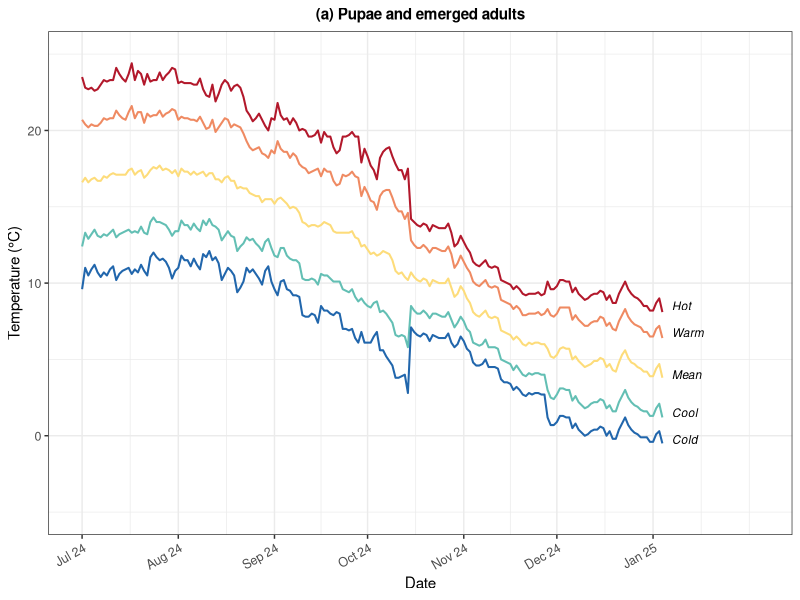
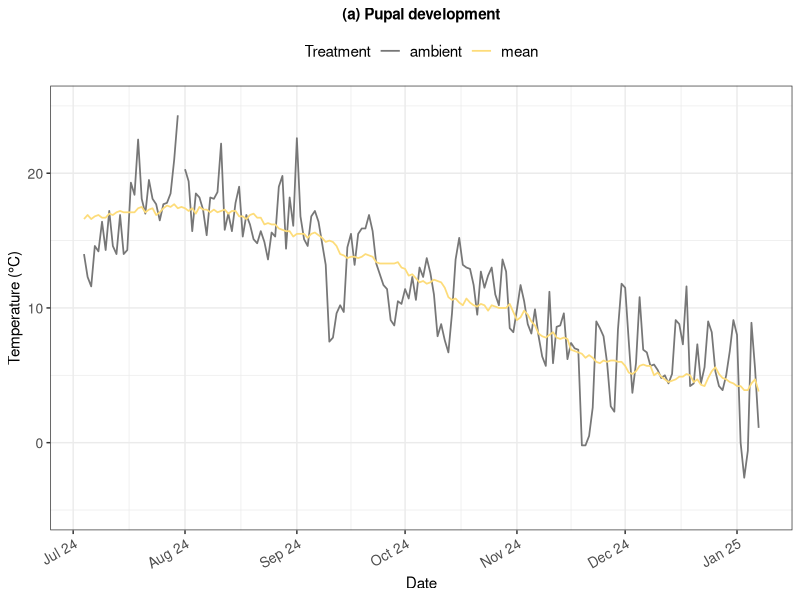

Source code (R) for these figures, in order:
#### DESCRIPTION ####

# This script cleans the pupal temperature treatment data and then plots (i) the
# experimental treatments and (ii) the mean and ambient treatments 

#### SET UP ####

# packages
library(here)
library(tidyverse)

# data
pupa_temperature_treatments <- read.csv(here("data_files", "pupa_temperature_treatments_daily.csv"))

# set up a common colour palette for plots
temperature_treatment_colours <- c("cold" = "#2166AC",
                                   "cool" = "#63BFB4",
                                   "mean" = "#FDDC7A",
                                   "warm" = "#EF8A62", 
                                   "hot" = "#B2182B",
                                   "ambient" = "#777777")

#### CLEAN #### 

# subset the temperature data to select the date, rounded columns and rename them 
temperatures <- pupa_temperature_treatments %>%
  subset(select = c(date,
                    ambient_rounded, 
                    cold_rounded, 
                    cool_rounded,
                    mean_rounded, 
                    warm_rounded, 
                    hot_rounded)) %>%
  rename(ambient = ambient_rounded, 
         cold = cold_rounded, 
         cool = cool_rounded, 
         mean = mean_rounded, 
         warm = warm_rounded, 
         hot = hot_rounded) %>%
  drop_na

# change to long format 
temperatures_long <- temperatures %>%
  pivot_longer(cols = -date,
               names_to = "treatment",
               values_to = "temperature")

# reorder the temperature treatments for plotting 
temperatures_long$treatment <- factor(temperatures_long$treatment, 
                                      levels = c("hot", "warm", "mean", "cool", "cold", "ambient"))

# convert data from a character to a date 
temperatures_long$date <- as.Date(temperatures_long$date, format = "%d/%m/%Y")
 
#### PLOT ####

# filter for the experimental treatments 
experimental_temperatures <- temperatures_long %>%
  filter(treatment %in% c("cold", "cool", "mean", "warm", "hot"))

# make a data frame to label the treatments 
label_df_pupae <- data.frame(
  x = as.Date("2025-01-10"),
  y = c(8.5, 6.75, 4, 1.5, -0.25),
  group = c("Hot", "Warm", "Mean", "Cool", "Cold"))

# plot the experimental treatments as individual lines
pupa_temperature_treatments_experimental_plot <- ggplot(experimental_temperatures, 
                                                   aes(x = date, 
                                                       y = temperature, 
                                                       colour = treatment)) + 
  geom_line(linewidth = 0.7) + 
  labs(title = "(a) Pupae and emerged adults",
       x = "Date",
       y = "Temperature (°C)",
       color = "Treatment") +
  geom_text(data = label_df_pupae,
            aes(x = x, 
                y = y, 
                label = group, 
                color = group),
            fontface = "italic",
            hjust = 0,
            size = 3,
            colour = "black") +
  expand_limits(x = as.Date("2025-01-17")) +
  scale_colour_manual(values = temperature_treatment_colours) +
  scale_x_date(breaks = seq(as.Date("2024-07-04"),
                            as.Date("2025-01-08"), 
                            by = "1 month"),
               date_labels = "%b %y",
               limits = c(as.Date("2024-07-04"),
                          as.Date("2025-02-07"))) +
  scale_y_continuous(limits = c(-5,25)) +
  theme_bw() + 
  theme(plot.title = element_text(hjust = 0.5, 
                                  face = "bold",
                                  size = 11),
        axis.title = element_text(size = 11),
        axis.text = element_text(size = 9),
        axis.text.x = element_text(angle = 30, hjust = 1),
        legend.position = "none")  

# look at the output
pupa_temperature_treatments_experimental_plot

#### MEAN vs AMBIENT ####

# filter for the mean and ambient treatments 
mean_and_ambient_temperatures_pupae <- temperatures_long %>%
  filter(treatment %in% c("mean", "ambient"))

# change the order of the treatments for plotting 
mean_and_ambient_temperatures_pupae$treatment <- factor(mean_and_ambient_temperatures_pupae$treatment, levels = c("ambient", "mean"))

# plot the mean and ambient treatments as individual lines 
pupa_temperature_treatments_mean_ambient_plot <- ggplot(mean_and_ambient_temperatures_pupae, 
                                                   aes(x = date, 
                                                       y = temperature, 
                                                       colour = treatment)) + 
  geom_line(linewidth = 0.6) + 
  labs(title = "(a) Pupal development",
       x = "Date",
       y = "Temperature (°C)",
       color = "Treatment") +
  scale_colour_manual(values = c("ambient" = "#777777",
                                 "mean" = "#FDDC7A")) +
  scale_x_date(date_breaks = "1 month", 
               date_labels = "%b %y") +
  scale_y_continuous(limits = c(-5, 25)) +
  theme_bw() + 
  theme(plot.title = element_text(hjust = 0.5, 
                                  face = "bold", 
                                  size = 11),
        axis.title = element_text(size = 11),
        axis.text = element_text(size = 10),
        legend.text = element_text(size = 11),
        legend.title = element_text(size = 11),
        axis.text.x = element_text(angle = 30, hjust = 1),
        legend.position = "top")  

# check it looks as expected
pupa_temperature_treatments_mean_ambient_plot
